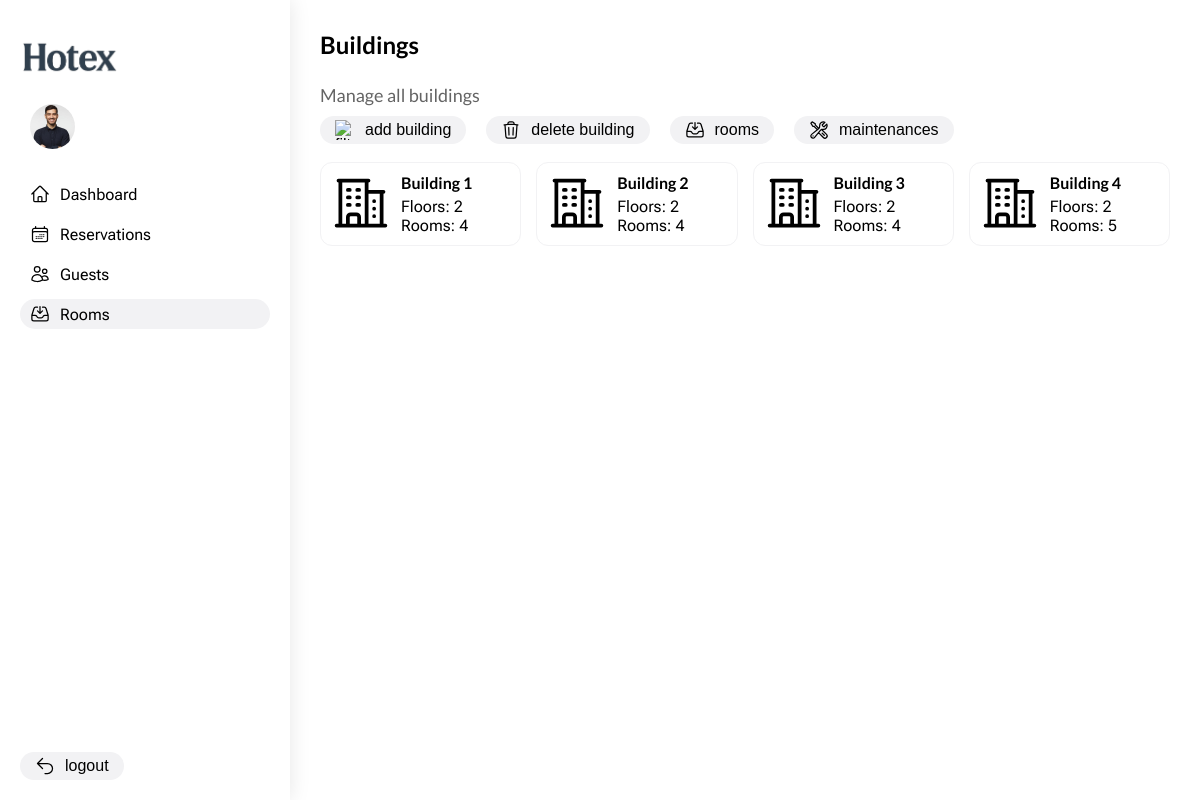
Screenshot of /rooms/buildings/ with the database file from the repository.
### hotex_app/models.py (models this page shows, shortened)
class Building(models.Model):
  objects = models.Manager()
  id = models.AutoField(primary_key=True)
  name = models.CharField(max_length=100)
  floors_number = models.IntegerField(default=1)

### hotex_app/views/rooms.py (the view)
def buildings_page(request):
  buildings = Building.objects.annotate(rooms_count=Count('room')).order_by('name')
  building = int(request.GET.get('building', 0))
  return (render(
    request,
    'buildings.html',
    {
      'user': request.user,
      'title': 'Buildings',
      'current_path': request.path,
      'buildings': buildings,
      'query_params': {
        'building': building
      }
    }))

### hotex_app/templates/buildings.html (shortened to what this page needs)
{% extends "layout.html" %}
{% load static %}
{% block styles %}
    <link rel="stylesheet" href="{% static 'css/rooms.css' %}">
{% endblock %}
{% block content %}
    <main class="main_content">
        <h1 class="title">Buildings</h1>
        <h2 class="subtitle">Manage all buildings</h2>
        <div class="topbar">
            <div class="topbar__actions">
                <button class="button" onclick="window.location.href='{% url 'add-building' %}'">
                    <img src="{% static 'images/icons/plus.svg' %}" alt="filter" class="button__icon">
                    <p class="button__text">add building</p>
                </button>
                <button class="button" onclick="window.location.href='{% url 'delete-building' query_params.building %}'">
                    <img src="{% static 'images/icons/trash.svg' %}" alt="filter" class="button__icon">
                    <p class="button__text">delete building</p>
                </button>
                <button class="button" onclick="window.location.href='{% url 'rooms' %}'">
                    <img src="{% static 'images/icons/storage.svg' %}" alt="filter" class="button__icon">
                    <p class="button__text">rooms</p>
                </button>
                <button class="button" onclick="window.location.href='{% url 'maintenances' %}'">
                    <img src="{% static 'images/icons/maintenance.svg' %}" alt="filter" class="button__icon">
                    <p class="button__text">maintenances</p>
                </button>
            </div>
        </div>
        <div class="buildings_container">
            {% for building in buildings %}
                {% include "blocks/building_card.html" with building=building query_params=query_params only%}
            {% endfor %}
        </div>
    </main>
{% endblock %}

### hotex_app/templates/blocks/building_card.html
{% load static %}
<div
    class="building_card{% if building.id == query_params.building %} building_card--selected{% endif %}"
    onclick="window.location.href='{% url 'buildings' %}{% if query_params.building and building.id == query_params.building %}{% else %}?building={{ building.id }}{% endif %}'"
>
    <img src="{% static 'images/icons/building_2.svg' %}" alt="building" class="building_card__icon">
    <div class="building_card__content">
        <h5 class="building_card__title">{{ building.name }}</h5>
        <p class="building_card__info">
            <span class="info__label">Floors:</span>
            <span class="info__value">{{ building.floors_number }}</span>
        </p>
        <p class="building_card__info">
            <span class="info__label">Rooms:</span>
            <span class="info__value">{{ building.rooms_count }}</span>
        </p>
    </div>
</div>

### hotex_app/static/css/main.css (style rules this page uses)
* { margin: 0; padding: 0; box-sizing: border-box; text-decoration: none; color: black; }
:root { font-family: "Segoe UI", Tahoma, sans-serif; --main-color: #f0f0f0; --color-gray: #949494; --color-light-gray: rgb(242, 242, 244); --color-dark-gray: rgb(100, 100, 100); --color-light-blue: rgb(240, 240, 255); --color-dark-blue: rgb(100, 100, 255); --color-light-red: rgb(255, 240, 240); --color-dark-red: rgb(255, 100, 100); --color-light-green: rgb(240, 255, 240); --color-dark-green: rgb(58, 133, 58); --color-green: rgb(58, 133, 58); --color-light-yellow: rgb(255, 245, 240); --color-dark-yellow: rgb(255, 170, 100); }
body { display: flex; overflow: hidden; font-family: 'Roboto Flex', sans-serif; }
h1, h2, h3, h4, h5, h6 { font-family: 'Lato', serif; }
main { overflow: auto; }
.main_content { padding: 30px; flex: 1; width: 100vh; display: flex; flex-direction: column; }
.title { font-weight: 600; margin-bottom: 25px; font-size: 24px; }
.subtitle { font-weight: 400; font-size: 18px; color: var(--color-dark-gray); margin-bottom: 10px; }
.button { display: flex; align-items: center; justify-content: center; gap: 10px; border: none; cursor: pointer; background-color: var(--color-light-gray); color: var(--color-dark-gray); font-size: 16px; font-weight: 500; width: fit-content; padding: 4px 15px; border-radius: 999px; }
.button__icon { width: 20px; height: 20px; }
.topbar { display: flex; justify-content: space-between; }
.topbar__filters, .topbar__actions { display: flex; gap: 20px; }

### hotex_app/static/css/rooms.css (style rules this page uses)
.buildings_container { display: grid; grid-template-columns: repeat(4, 1fr); gap: 15px; margin-top: 18px; }
.building_card { display: flex; gap: 10px; border: 1px solid var(--color-light-gray); border-radius: 12px; padding: 10px; cursor: pointer; box-shadow: none; transition: box-shadow 0.3s ease; }
.building_card__icon { width: 60px; height: 60px; }
.building_card__title { font-weight: 600; font-size: 16px; margin-bottom: 5px; }

### rows the page displays
Building: name "Building 1", floors_number "2", rooms_count "4"
Building: name "Building 2", floors_number "2", rooms_count "4"
Building: name "Building 3", floors_number "2", rooms_count "4"
Building: name "Building 4", floors_number "2", rooms_count "5"
